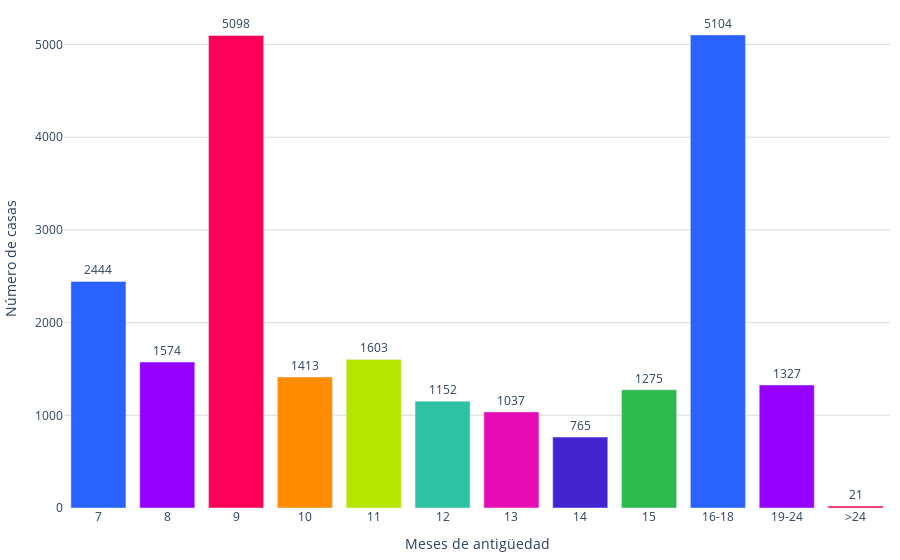

Notebook code for this chart:
### Code cell
fig = go.Figure()
colores = ['#2962ff', '#9500ff', '#ff0059', '#ff8c00', '#b4e600', '#2EC2A2','#E50CB6','#4225CF','#2CBA4D','#2962ff', '#9500ff', '#ff0059',]
count = df_acumulado['count']

fig.add_trace(go.Bar(
    x=df_acumulado['antiguedad_categoria'], 
    y=df_acumulado['count'], 
    marker_color=colores,  # Especifica los colores de las barras
    text=count,  # Texto que se mostrará en las barras 
    textposition='outside',  # Posición del texto (puede ser 'inside' o 'outside')
    #texttemplate='%{text:.1f}%',  # Formato del texto (porcentaje con un decimal)
))
# Personalizar el diseño de la gráfica
fig.update_layout(
    #title='Meses de antigüedad',  # Título de la gráfica
   xaxis=dict(title='Meses de antigüedad'),  # Título del eje x
    yaxis=dict(
        title='Número de casas', # Título del eje y
        gridcolor='#dddcda', # Color de las líneas que dividen los rangos del eje Y
         gridwidth=1,
    ),  
    margin=dict(l=10, r=10, t=10, b=10),  # Ajusta los márgenes (left, right, top, bottom)        
    plot_bgcolor='rgba(0,0,0,0)',  # Color de fondo del gráfico
)

# Exportar gráfica como archivo HTML
def guardar_grafico_como_html(fig, nombre_archivo, carpeta='assets/graficas'):
    # Crear la carpeta si no existe
    if not os.path.exists(carpeta):
        os.makedirs(carpeta)

    # Configuración personalizada para la gráfica
    config = {
        'displaylogo': False,  # Ocultar el logo de Plotly
        'modeBarButtonsToRemove': [
            'toImage',       # Botón para guardar como imagen
            'select2d',      # Box select
            'lasso2d',       # Lasso select
            'resetScale2d',  # Reset Axes
        ]
    }

    # Guardar la gráfica como archivo HTML
    pio.write_html(fig, f'{carpeta}/{nombre_archivo}.html', config=config)


# Exportar
guardar_grafico_como_html(fig, 'g_bar_tiempoventa_total', carpeta='assets/graficas')

fig.show()

### Figure 1 — Plotly figure (JSON) as saved in the notebook; plotly's stock layout.template omitted (floating-point values rounded to 4 significant figures)
{"data": [{"marker": {"color": ["#2962ff", "#9500ff", "#ff0059", "#ff8c00", "#b4e600", "#2EC2A2", "#E50CB6", "#4225CF", "#2CBA4D", "#2962ff", "#9500ff", "#ff0059"]}, "text": [2444, 1574, 5098, 1413, 1603, 1152, 1037, 765, 1275, 5104, 1327, 21], "textposition": "outside", "type": "bar", "x": ["7", "8", "9", "10", "11", "12", "13", "14", "15", "16-18", "19-24", ">24"], "y": [2444, 1574, 5098, 1413, 1603, 1152, 1037, 765, 1275, 5104, 1327, 21]}], "layout": {"margin": {"b": 10, "l": 10, "r": 10, "t": 10}, "plot_bgcolor": "rgba(0,0,0,0)", "xaxis": {"title": {"text": "Meses de antigüedad"}}, "yaxis": {"gridcolor": "#dddcda", "gridwidth": 1, "title": {"text": "Número de casas"}}}}
